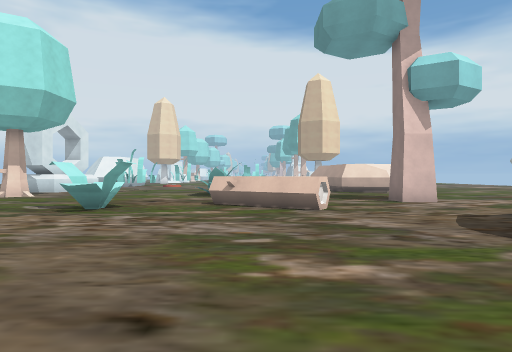
[1] (above)

18 first-person views from a walk through a Godot game level. The camera is 1.4 m above the floor, looks level and sees 75° across. The floor is counted in squares, 2 m on a side. Each view is taken from the middle of a square. On the plan, view 1 faces up. The plan holds only what a view shows up to about 10 squares ahead; the rest is blank. The place goes on beyond the plan. Characters and animated objects are not drawn.

[2]
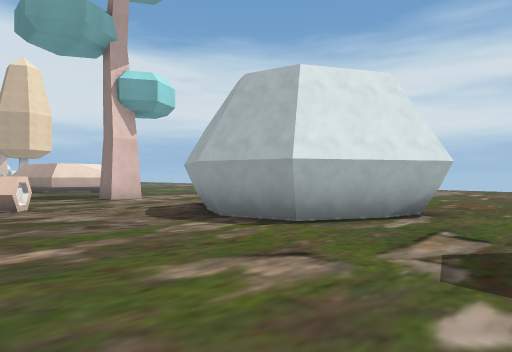

[3]
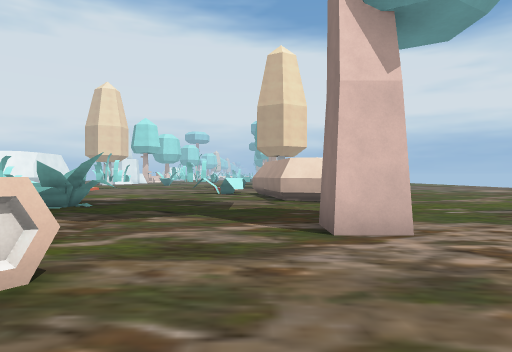

[4]
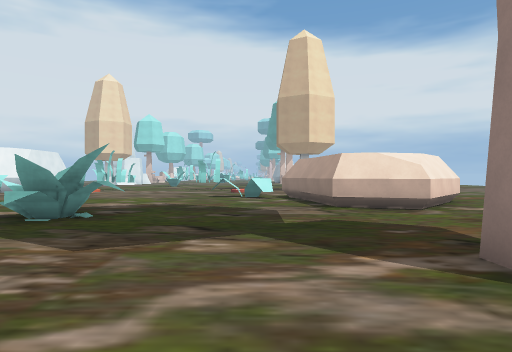

[5]
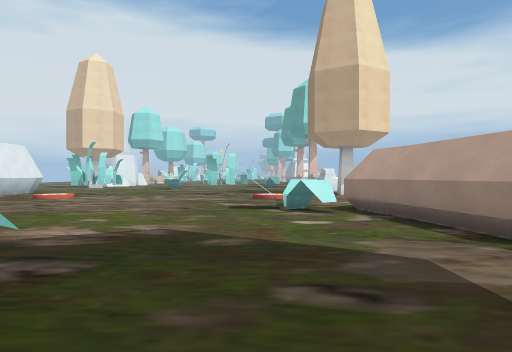

[6]
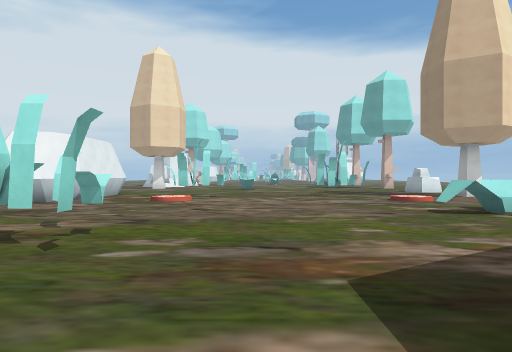

[7]
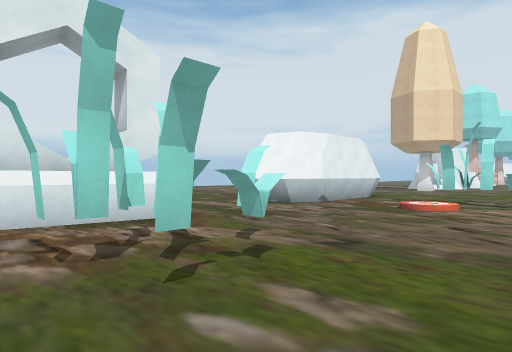

[8]
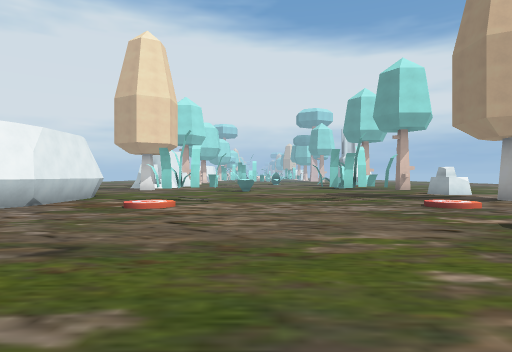

[9]
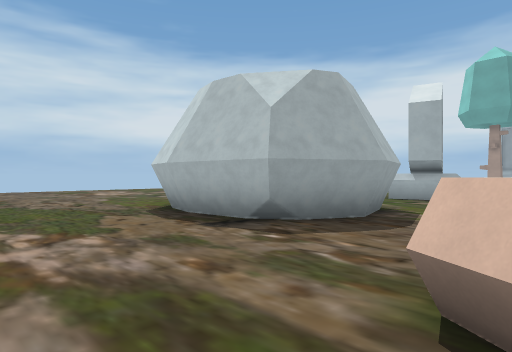

[10]
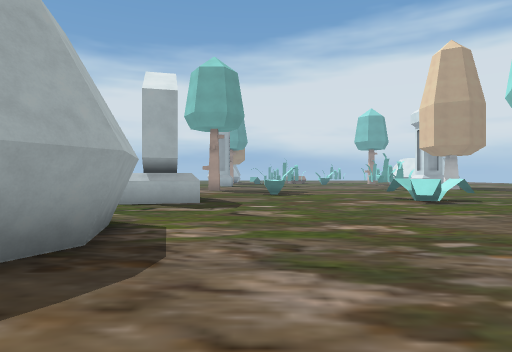

[11]
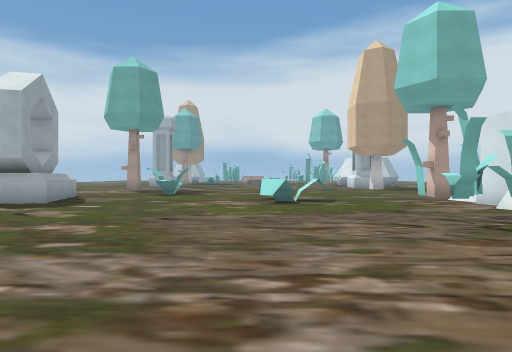

[12]
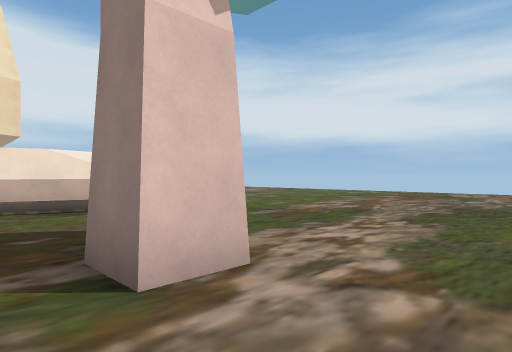

[13]
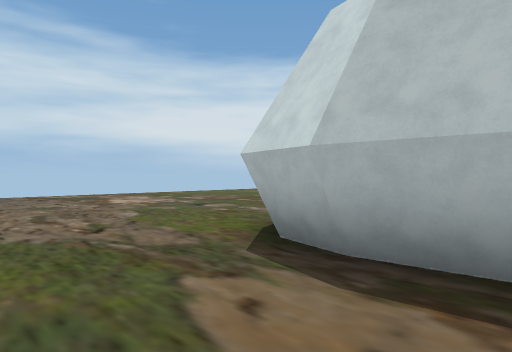

[14]
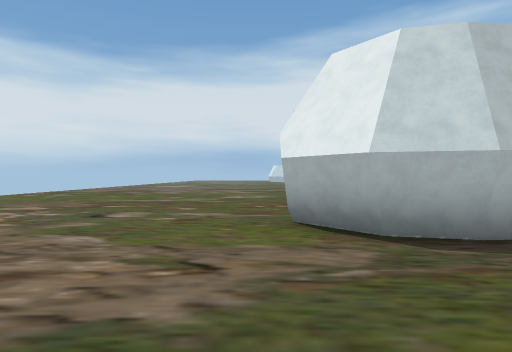

[15]
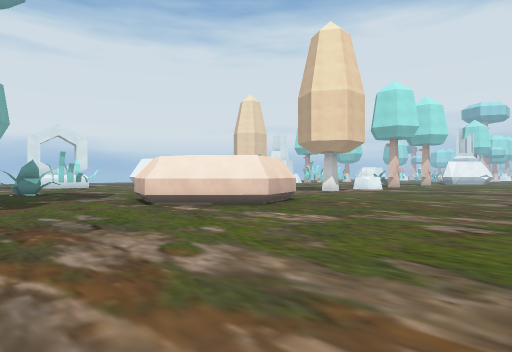

[16]
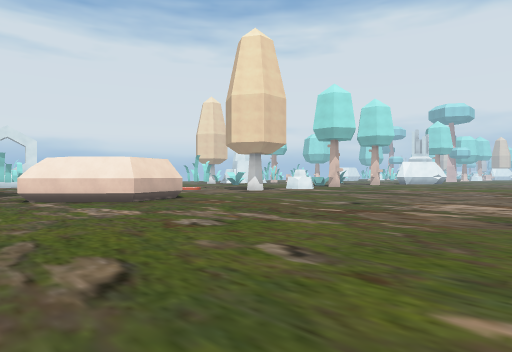

[17]
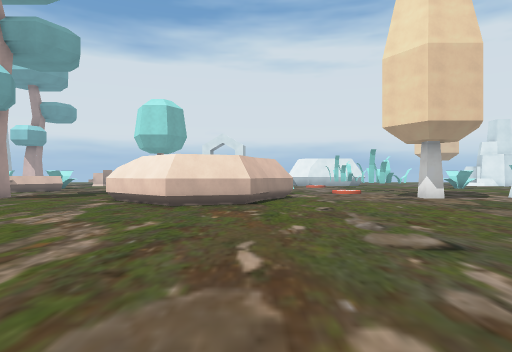

[18]
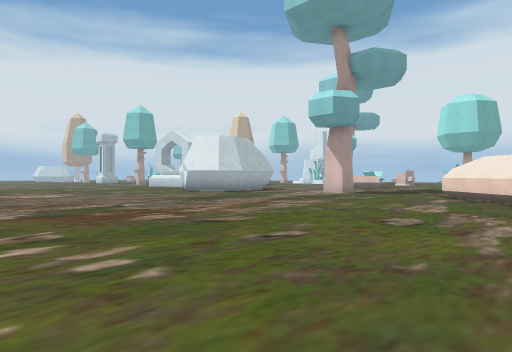

### Floor plan
Key: @ floor where view 1 was taken; # wall or solid block; . floor; / step, stairs or slope; = window, fence, low wall or low ledge; ^ raised ledge; T tree.
Columns run from 11 left of view 1 to 17 right of it. Each row starts with its distance up from view 1.
 24    #.###..##....T...
 23    #..##...#.........   ..
 22   ##.//........ ...........
 21   #..//........ ...........
 20 ............... ...........
 19 ............==. ...........
 18   ..........=#####.........
 17    #...........# ##..........
 16   #^..#........# ##..........
 15   ##.##........###...........
 14     ............#............
 13        ..##..................
 12         ..#.................
 11           ..................
 10     ........................
  9     ...........#............
  8      ...^.#^=...............
  7      ..##...^...............
  6       ......................
  5        ........#####........
  4       .........#   #.......
  3       .........#   .......
  2      ##........### ........
  1     .............# ........
  0     .......@................
 -1    #.............  .........
 -2    #....==.....##
 -3     ...   .....#

Where each view was taken, in squares from view 1:
view 1: 0 up, 0 right, facing up
view 2: 1 down, 0 right, facing up-right
view 3: 5 up, 3 right, facing up
view 4: 7 up, 2 right, facing up
view 5: 11 up, 1 right, facing up
view 6: 12 up, 3 left, facing up
view 7: 14 up, 3 left, facing up-left
view 8: 14 up, 3 left, facing up
view 9: 9 up, 1 right, facing down-right
view 10: 7 up, 2 right, facing down
view 11: 7 up, 2 left, facing down
view 12: 7 up, 3 right, facing up-right
view 13: 8 up, 5 right, facing down-right
view 14: 9 up, 9 right, facing down
view 15: 10 up, 13 right, facing up-left
view 16: 12 up, 16 right, facing up-left
view 17: 18 up, 15 right, facing left
view 18: 17 up, 17 right, facing down-left
